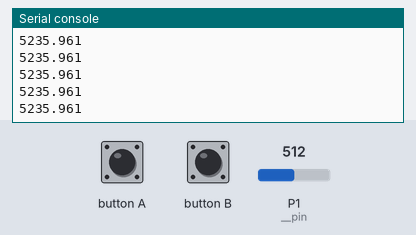
Recording of a program running on a simulated BBC micro:bit running MicroPython. Parts: the last lines printed to the serial console. Inputs (shaded band) come from the test bench; at power-on: P1 (__pin) = 512 (analog values on the 0–1023 scale).

Above: at 1.2 s.
1.3 s: P1 (__pin) set to 716
At 2.1 s:
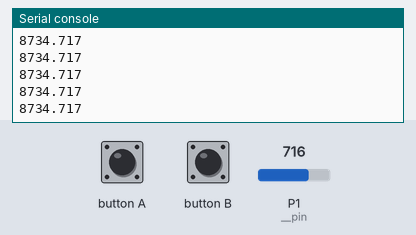
2.8 s: P1 (__pin) set to 900
At 3.9 s:
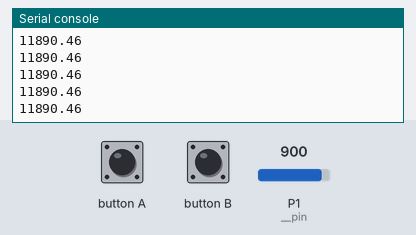
Timing chart, 0 to 5.0 s (numbered marks = the images above; inputs shaded):
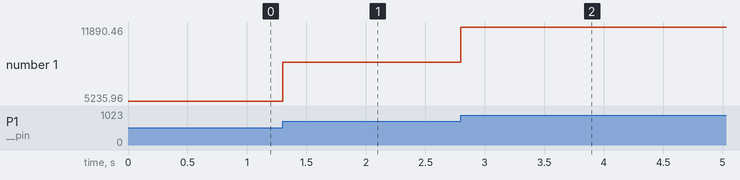

Measured:
- after the input at 1.3 s, the serial console: prints a new line at once (image 1)
- after the input at 2.8 s, the serial console: prints a new line at once (image 2)
- plotted number 1: 5235.96 → 8734.72 after the input at 1.3 s, 8734.72 → 11890.46 after the input at 2.8 s

The program:

light.py
```python
from microbit import *
from enum import *


class LIGHT(object):
    """基本描述

    环境光传感器，返回lux

    Args:
        RJ_pin (pin): 连接端口

    Returns:
        value: 光线强度 0-16000lux
    """

    def __init__(self, RJ_pin):
        if RJ_pin == J1:
            self.__pin = pin1
        elif RJ_pin == J2:
            self.__pin = pin2

    def get_lightlevel(self):
        """基本描述

        环境光传感器，返回lux

        Returns:
            value: 光强度单位勒克司Lux
        """
        __value = self.__pin.read_analog()
        if __value <= 300:
            __final_val = ((__value - 10) * (1600 - 0)) / (300 - 10) + 0
        else:
            __final_val = ((__value - 300) * (14000 - 1600)) / (1023 - 300) + 1600
        if __final_val <= 0:
            return 0
        else:
            return __final_val

if __name__ == "__main__":
    s = LIGHT(J1)
    while True:
        print(s.get_lightlevel())
```

enum.py
```python
from microbit import *

J1 = pin8
J2 = pin12
J3 = pin14
J4 = pin16
```
